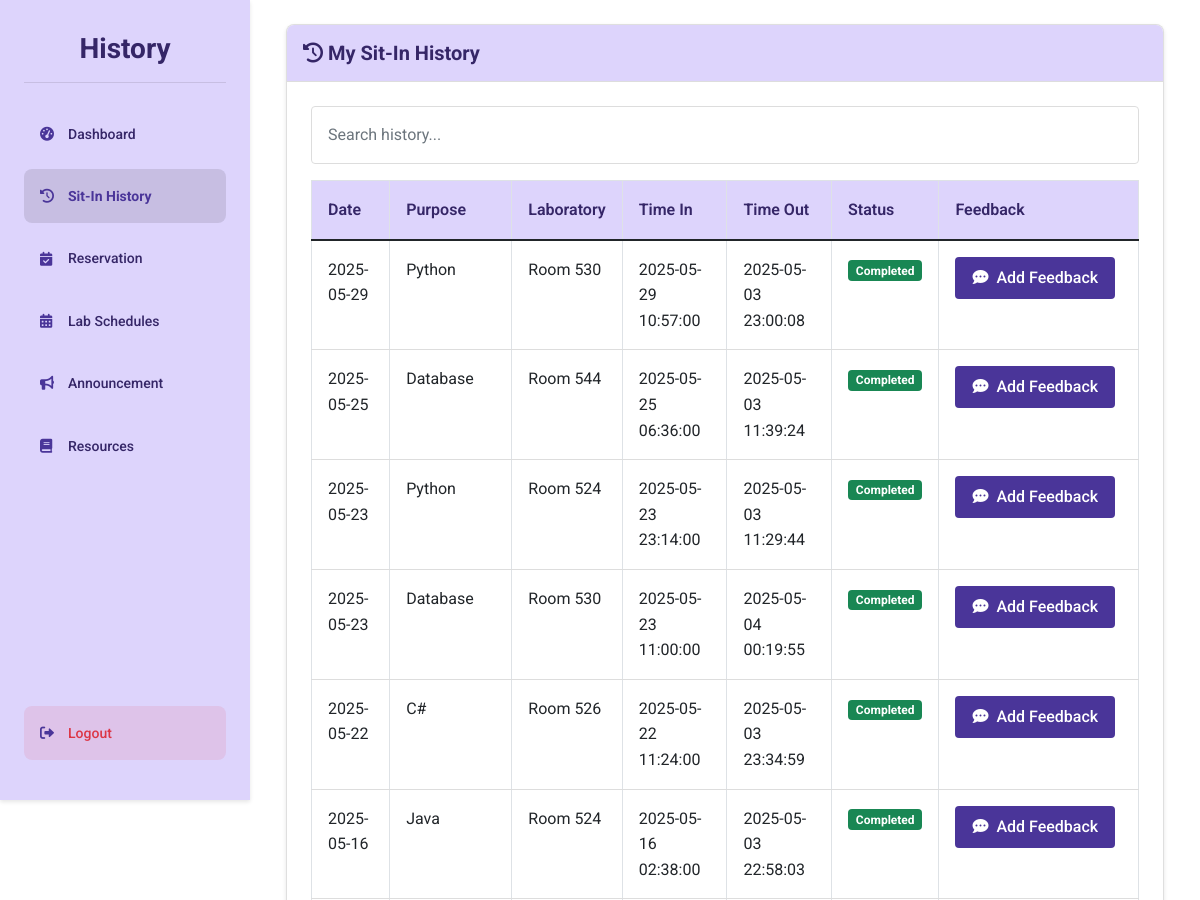
The app's page /student/sit-in-history (signed in, upper part), older data.
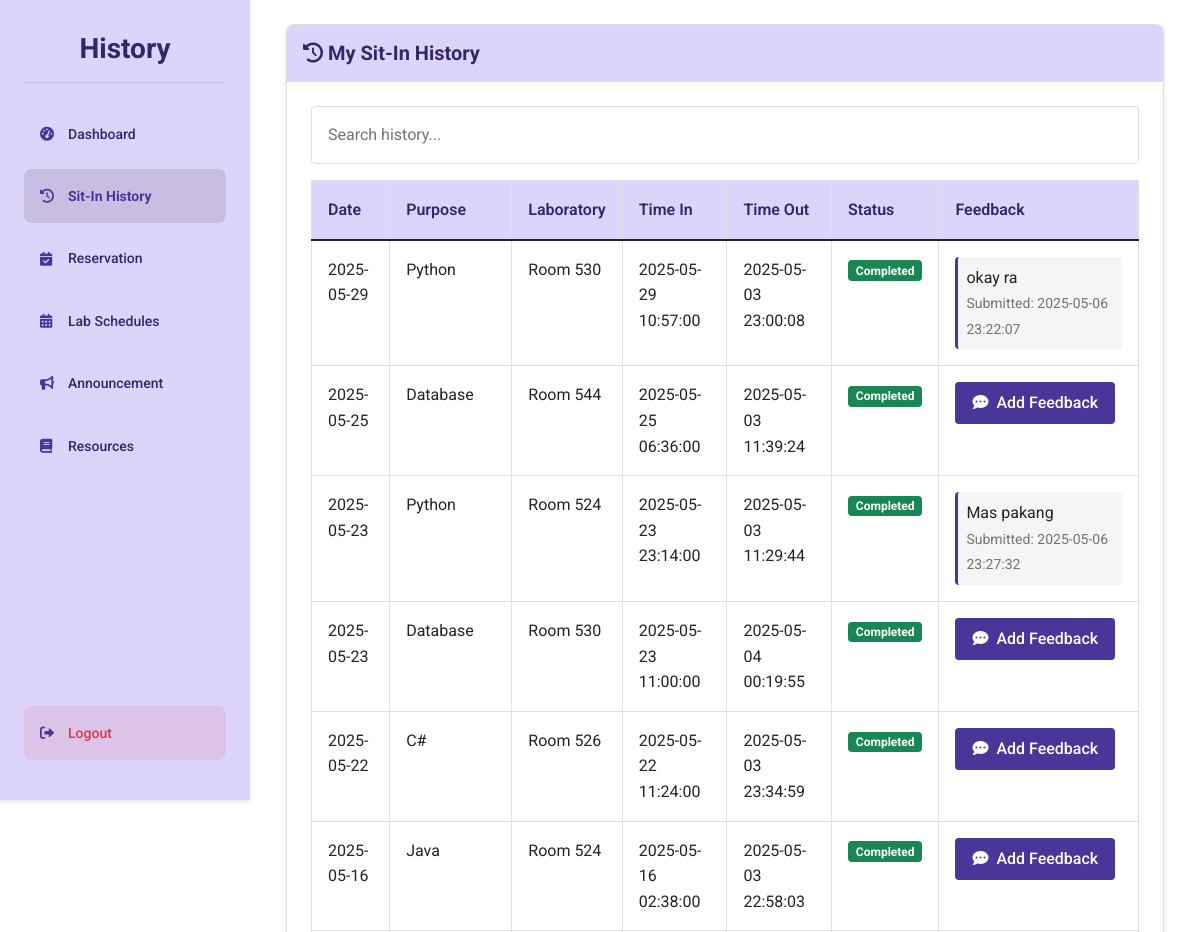
The same page, newer data.
### tables this page shows
CREATE TABLE sit_in_history (
    id INTEGER PRIMARY KEY AUTOINCREMENT,
    id_number TEXT NOT NULL,
    name TEXT NOT NULL,
    sit_purpose TEXT NOT NULL,
    laboratory TEXT NOT NULL,
    login_time TEXT NOT NULL,
    logout_time TEXT,
    date TEXT NOT NULL,
    action TEXT NOT NULL
, feedback TEXT, feedback_date TIMESTAMP);

### routes/student_routes.py (the view)
@student_bp.route('/sit-in-history')
def sit_in_history():
    if session.get('user_type') != 'student':
        session.clear()
        return redirect(url_for('auth.login'))
    student_id = session.get('user_id')
    history = get_sit_in_history_by_student(student_id)
    csrf_token = generate_csrf()
    print(f"Retrieved {len(history)} history records for student {student_id}")
    return render_template('sit_in_history.html', history=history, csrf_token=csrf_token)

### app.py (called while the page is built)
@app.after_request
def add_header(response):
    if 'Cache-Control' not in response.headers:
        response.headers['Cache-Control'] = 'no-store, no-cache, must-revalidate, post-check=0, pre-check=0, max-age=0'
        response.headers['Pragma'] = 'no-cache'
        response.headers['Expires'] = '-1'
    return response

### templates/sit_in_history.html (shortened to what the changed rows need)
{% extends 'base.html' %}
{% block content %}
<div class="dashboard-container">
    <div class="sidebar">
        <h1 class="dashboard-title">History</h1>
    </div>
    <div class="main-content">
        <div class="container-fluid">
            <div class="card">
                <div class="card-body">
                    <div class="table-responsive">
                        <table class="table table-bordered table-hover" id="historyTable">
                            <thead>
                                <tr>
                                    <th>Date</th>
                                    <th>Purpose</th>
                                    <th>Laboratory</th>
                                    <th>Time In</th>
                                    <th>Time Out</th>
                                    <th>Status</th>
                                    <th>Feedback</th>
                                </tr>
                            </thead>
                            <tbody>
                                {% if history is defined and history %}
                                    {% for record in history %}
                                    <tr>
                                        <td>{{ record.date }}</td>
                                        <td>{{ record.sit_purpose }}</td>
                                        <td>{{ record.laboratory }}</td>
                                        <td>{{ record.login_time }}</td>
                                        <td>{{ record.logout_time if record.logout_time else 'Active' }}</td>
                                        <td>
                                            <span class="badge {% if record.logout_time %}bg-success{% else %}bg-primary{% endif %}">
                                                {{ 'Completed' if record.logout_time else 'Active' }}
                                            </span>
                                        </td>
                                        <td>
                                            {% if record.feedback %}
                                                <div class="feedback-content">
                                                    <p class="mb-0">{{ record.feedback }}</p>
                                                    <small class="text-muted">Submitted: {{ record.feedback_date }}</small>
                                                </div>
                                            {% else %}
                                                {% if record.logout_time %}
                                                    <button type="button" class="btn btn-sm btn-primary feedback-btn"
                                                            data-bs-toggle="modal"
                                                            data-bs-target="#feedbackModal-{{ record.id }}">
                                                        <i class="fas fa-comment-dots me-1"></i> Add Feedback
                                                    </button>
                                                {% else %}
                                                    <span class="text-muted">Session in progress</span>
                                                {% endif %}
                                            {% endif %}
                                        </td>
                                    </tr>
                                    {% endfor %}
                                {% else %}
                                    <tr>
                                        <td colspan="7" class="text-center py-4">
                                            <i class="fas fa-info-circle me-2"></i> No history records found
                                        </td>
                                    </tr>
                                {% endif %}
                            </tbody>
                        </table>
                    </div>
                </div>
            </div>
        </div>
    </div>
</div>
{% endblock %}

Row changes from the older to the newer data that the page shows:
changed sit_in_history: feedback (not shown) → "okay ra"; feedback_date (not shown) → "2025-05-06 23:22:07"; no longer shows "Add Feedback"
changed sit_in_history: feedback (not shown) → "Mas pakang"; feedback_date (not shown) → "2025-05-06 23:27:32"; no longer shows "Add Feedback"
